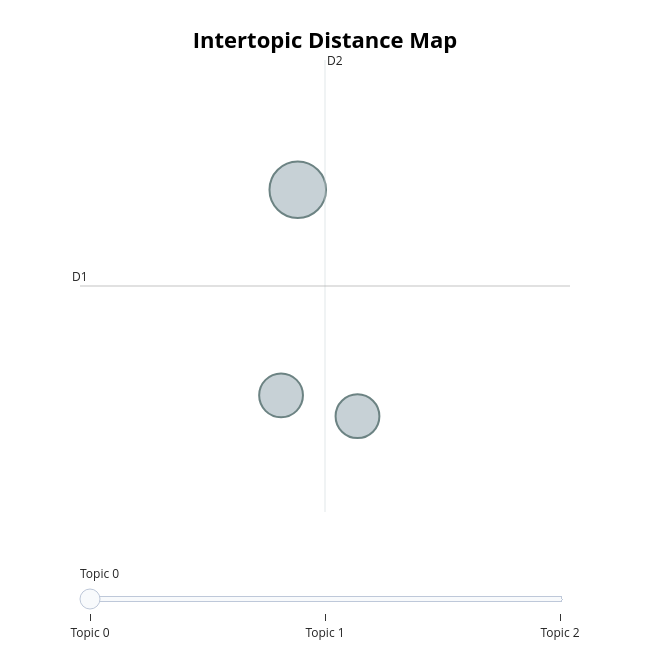

The code cell stored with this chart in its notebook:
### Markdown cell above
### 9.1 Visualizations

### Code cell
# Interactive topic visualization - Intertopic Distance Map
fig_topics = topic_model.visualize_topics()
fig_topics.show()

# Save as HTML
fig_topics.write_html("data/results_mlx/topics_map.html")
print("Saved: data/results_mlx/topics_map.html")

### Figure 1 — Plotly figure (JSON) as saved in the notebook; plotly's stock layout.template omitted (floating-point values rounded to 4 significant figures)
{"data": [{"customdata": [[0, "film | wall | painting | winning | room", 5], [1, "masterpiece | alma | raspberries forest | rene magritte | sunny day", 3], [2, "school | book | war | tanos avengers | ukiyo", 3]], "hovertemplate": "<b>Topic %{customdata[0]}</b><br>%{customdata[1]}<br>Size: %{customdata[2]}", "legendgroup": "", "marker": {"color": "#B0BEC5", "line": {"color": "DarkSlateGrey", "width": 2}, "size": [5, 3, 3], "sizemode": "area", "sizeref": 0.003125, "symbol": "circle"}, "mode": "markers", "name": "", "orientation": "v", "showlegend": false, "type": "scatter", "x": [16.55, 16.35, 17.28], "xaxis": "x", "y": [4.225, 3.221, 3.119], "yaxis": "y"}], "layout": {"annotations": [{"showarrow": false, "text": "D1", "x": 13.9, "y": 3.755, "yshift": 10}, {"showarrow": false, "text": "D2", "x": 16.89, "xshift": 10, "y": 4.858}], "height": 650, "hoverlabel": {"bgcolor": "white", "font": {"family": "Rockwell", "size": 16}}, "legend": {"itemsizing": "constant", "tracegroupgap": 0}, "margin": {"t": 60}, "shapes": [{"line": {"color": "#CFD8DC", "width": 2}, "type": "line", "x0": 16.89, "x1": 16.89, "y0": 2.651, "y1": 4.858}, {"line": {"color": "#9E9E9E", "width": 2}, "type": "line", "x0": 13.9, "x1": 19.88, "y0": 3.755, "y1": 3.755}], "sliders": [{"active": 0, "pad": {"t": 50}, "steps": [{"args": [{"marker.color": [["red", "#B0BEC5", "#B0BEC5"]]}], "label": "Topic 0", "method": "update"}, {"args": [{"marker.color": [["#B0BEC5", "red", "#B0BEC5"]]}], "label": "Topic 1", "method": "update"}, {"args": [{"marker.color": [["#B0BEC5", "#B0BEC5", "red"]]}], "label": "Topic 2", "method": "update"}]}], "title": {"font": {"color": "Black", "size": 22}, "text": "<b>Intertopic Distance Map</b>", "x": 0.5, "xanchor": "center", "y": 0.95, "yanchor": "top"}, "width": 650, "xaxis": {"anchor": "y", "domain": [0, 1], "range": [13.9, 19.88], "title": {"text": ""}, "visible": false}, "yaxis": {"anchor": "x", "domain": [0, 1], "range": [2.651, 4.858], "title": {"text": ""}, "visible": false}}}
